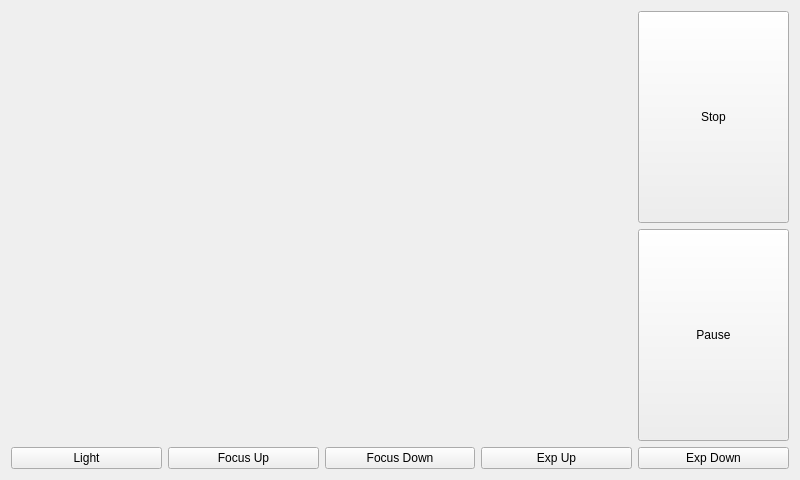
<?xml version="1.0" encoding="UTF-8"?>
<ui version="4.0">
 <class>OreVideoMonitorForm</class>
 <widget class="QWidget" name="OreVideoMonitorForm">
  <property name="geometry">
   <rect>
    <x>0</x>
    <y>0</y>
    <width>800</width>
    <height>480</height>
   </rect>
  </property>
  <property name="windowTitle">
   <string>Video Monitor</string>
  </property>
  <layout class="QGridLayout" name="gridLayout">
   <item row="0" column="0" rowspan="2" colspan="4">
    <widget class="QWidget" name="videoWidget" native="true">
     <property name="sizePolicy">
      <sizepolicy hsizetype="Expanding" vsizetype="Expanding">
       <horstretch>0</horstretch>
       <verstretch>0</verstretch>
      </sizepolicy>
     </property>
    </widget>
   </item>
   <item row="0" column="4">
    <widget class="QPushButton" name="stopButton">
     <property name="sizePolicy">
      <sizepolicy hsizetype="Minimum" vsizetype="Expanding">
       <horstretch>0</horstretch>
       <verstretch>0</verstretch>
      </sizepolicy>
     </property>
     <property name="text">
      <string>Stop</string>
     </property>
     <property name="icon">
      <iconset resource="OreResources.qrc">
       <normaloff>:/icons/stop.png</normaloff>:/icons/stop.png</iconset>
     </property>
     <property name="iconSize">
      <size>
       <width>48</width>
       <height>48</height>
      </size>
     </property>
    </widget>
   </item>
   <item row="1" column="4">
    <widget class="QPushButton" name="pauseButton">
     <property name="sizePolicy">
      <sizepolicy hsizetype="Minimum" vsizetype="Expanding">
       <horstretch>0</horstretch>
       <verstretch>0</verstretch>
      </sizepolicy>
     </property>
     <property name="text">
      <string>Pause</string>
     </property>
     <property name="icon">
      <iconset resource="OreResources.qrc">
       <normaloff>:/icons/pause.png</normaloff>:/icons/pause.png</iconset>
     </property>
     <property name="iconSize">
      <size>
       <width>48</width>
       <height>48</height>
      </size>
     </property>
    </widget>
   </item>
   <item row="2" column="0">
    <widget class="QPushButton" name="lightButton">
     <property name="sizePolicy">
      <sizepolicy hsizetype="Minimum" vsizetype="Minimum">
       <horstretch>0</horstretch>
       <verstretch>0</verstretch>
      </sizepolicy>
     </property>
     <property name="text">
      <string>Light</string>
     </property>
    </widget>
   </item>
   <item row="2" column="1">
    <widget class="QPushButton" name="focusUpButton">
     <property name="sizePolicy">
      <sizepolicy hsizetype="Minimum" vsizetype="Minimum">
       <horstretch>0</horstretch>
       <verstretch>0</verstretch>
      </sizepolicy>
     </property>
     <property name="text">
      <string>Focus Up</string>
     </property>
    </widget>
   </item>
   <item row="2" column="2">
    <widget class="QPushButton" name="focusDownButton">
     <property name="sizePolicy">
      <sizepolicy hsizetype="Minimum" vsizetype="Minimum">
       <horstretch>0</horstretch>
       <verstretch>0</verstretch>
      </sizepolicy>
     </property>
     <property name="text">
      <string>Focus Down</string>
     </property>
    </widget>
   </item>
   <item row="2" column="3">
    <widget class="QPushButton" name="expUpButton">
     <property name="sizePolicy">
      <sizepolicy hsizetype="Minimum" vsizetype="Minimum">
       <horstretch>0</horstretch>
       <verstretch>0</verstretch>
      </sizepolicy>
     </property>
     <property name="text">
      <string>Exp Up</string>
     </property>
    </widget>
   </item>
   <item row="2" column="4">
    <widget class="QPushButton" name="expDownButton">
     <property name="sizePolicy">
      <sizepolicy hsizetype="Minimum" vsizetype="Minimum">
       <horstretch>0</horstretch>
       <verstretch>0</verstretch>
      </sizepolicy>
     </property>
     <property name="text">
      <string>Exp Down</string>
     </property>
    </widget>
   </item>
  </layout>
 </widget>
 <resources>
  <include location="OreResources.qrc"/>
 </resources>
 <connections/>
</ui>
